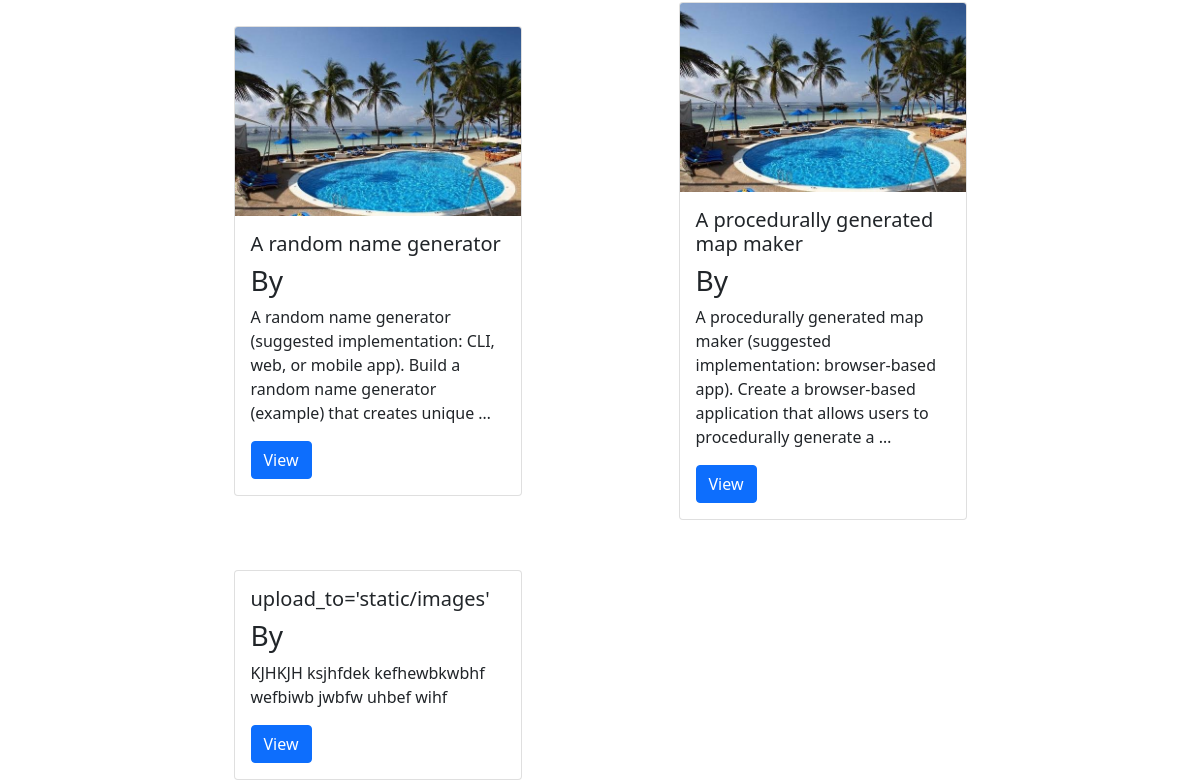
Before: /projects/ (lower part) with the older database file.
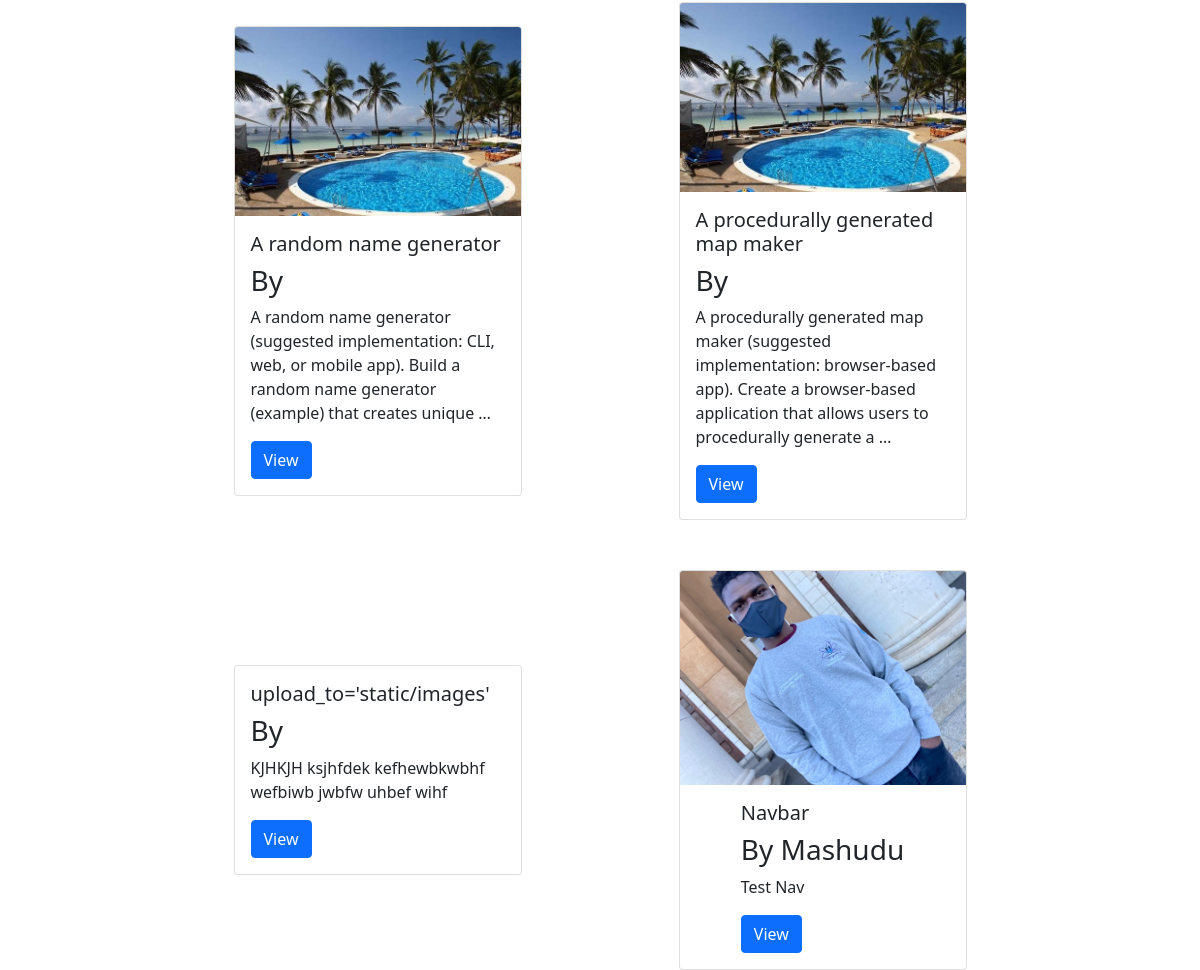
After: the same page with the newer database file.
### project/models.py (models this page shows, shortened)
class Project(models.Model):
    id = models.UUIDField(default=uuid.uuid4, editable=False, null=False, blank=False, primary_key=True)
    title = models.CharField(null=False, blank=False, max_length=200)
    description = models.TextField(null=True, blank=True)
    owner = models.ForeignKey(Profile, on_delete=models.SET_NULL, null=True, blank=True)
    featured_image = models.ImageField(null=True, blank=True, default='Design.JPG', upload_to='static/images/')
    demo_link = models.CharField(null=True, blank=True, max_length=200)
    source_code = models.CharField(null=True, blank=True, max_length=200)
    created = models.DateTimeField(auto_now_add=True)
    tags = models.ManyToManyField('Tag', blank=True)

### users/models.py (models this page shows, shortened)
class Profile(models.Model):
    id = models.UUIDField(default=uuid.uuid4, editable=False, null=False, blank=False, primary_key=True)
    user = models.OneToOneField(User, on_delete=models.SET_NULL, null=True, blank=True)
    name = models.CharField(max_length=200, null=True, blank=True)
    email = models.EmailField(max_length=500, null=True, blank=True)
    short_intro = models.CharField(max_length=200, null=True, blank=True)
    bio = models.TextField(null=True, blank=True)
    profile_image = models.ImageField(null=True, blank=True, upload_to='static/images/profiles/')

### project/views.py (the view)
# urls.py: path('projects/', views.projects, name='projects'),
def projects(request):
    projects = Project.objects.all()
    context = {"projects":projects}
    return render(request, 'project/projects.html', context)

### project/templates/project/projects.html (shortened to what this page needs)
<!DOCTYPE html>
{% extends 'home.html' %} {% load static %}
    {% block cont %}
    <div
      style="
        display: grid;
        grid-template-columns: repeat(2, 1fr);
        grid-gap: 50px;
      "
    >
      {% for project in projects %}
      <div class="card" style="width: 18rem">
        {% if project.featured_image %}
        <img src="{{project.featured_image.url}}" class="card-img-top" alt="" />
        {% else %}
        <img src="{% static 'images/b.jpeg' %}" class="card-img-top" alt="" />
        {% endif %}
        <div class="card-body">
          <h5 class="card-title">{{project.title}}</h5>
          <h3>By {{project.owner.name}}</h3>
          <p class="card-text">{{project.description|truncatewords:20}}</p>
          <a href="{% url 'project' project.id %}" class="btn btn-primary"
            >View</a
          >
        </div>
      </div>
      {% endfor %}
    </div>
  </body>
</html>
{% endblock %}

Changed rows visible on the page:
added Project: featured_image (picture), title "Navbar", owner.name "Mashudu", description "Test Nav"
